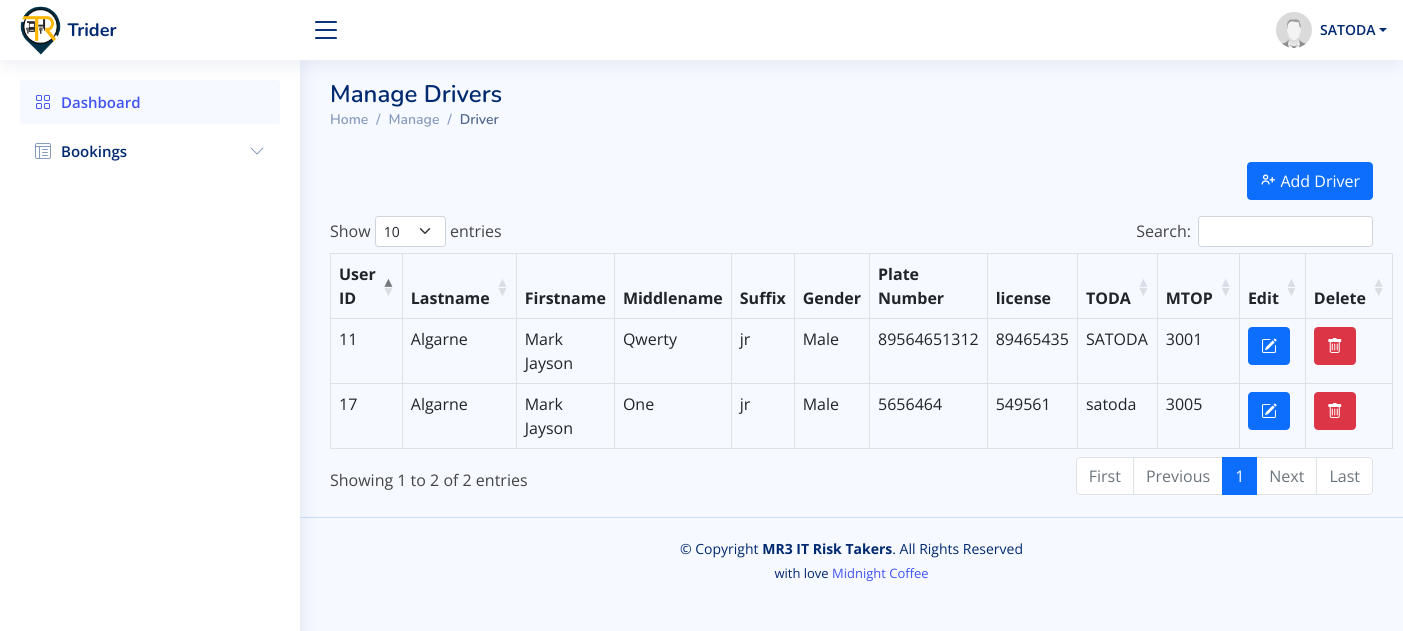
Screenshot of /drivers.php (signed in) with the database file from the repository.
### tables this page shows
CREATE TABLE `driver_list` (
  `user_id` int(255) NOT NULL,
  `driver_firstname` varchar(255) NOT NULL,
  `driver_middlename` varchar(255) NOT NULL,
  `driver_lastname` varchar(255) NOT NULL,
  `driver_sufix` varchar(11) NOT NULL,
  `gender` tinytext NOT NULL,
  `plate_number` varchar(255) NOT NULL,
  `license` varchar(255) NOT NULL,
  `toda` tinytext NOT NULL,
  `mtop` tinytext NOT NULL
);

### drivers.php (the view, shortened to what this page needs)
<?php
include_once 'lib/connection.php';
?>
<!DOCTYPE html>
<html lang="en">
<?php
include 'includes/head.php';
?>
<body>
    <?php
    include 'includes/navigation.php';
    include 'includes/side_nav.php';
    ?>
    <main id="main" class="main">
        <div class="pagetitle">
            <h1>Manage Drivers</h1>
            <nav>
                <ol class="breadcrumb">
                    <li class="breadcrumb-item">Home</li>
                    <li class="breadcrumb-item">Manage</li>
                    <li class="breadcrumb-item active">Driver</li>
                </ol>
            </nav>
        </div>
        <section class="section dashboard">
            <div class="row">
                <?php
                if ($_SESSION['position'] == 'Administrator' || $_SESSION['position'] == 'Co-Admin') { ?>
                    <div class="d-flex align-items-center mt-3 mb-2">
                        <a type="button" class="btn btn-primary ms-auto mb-2" href="addDriver.php"><i class='bx bx-user-plus'></i> Add Driver</a>
                    </div>
                <?php
                }
                ?>
                <table id="Ridertable" class="display table table-bordered">
                    <thead>
                        <tr>
                            <th>User ID</th>
                            <th>Lastname</th>
                            <th>Firstname</th>
                            <th>Middlename</th>
                            <th>Suffix</th>
                            <th>Gender</th>
                            <th>Plate Number</th>
                            <th>license</th>
                            <th>TODA</th>
                            <th>MTOP</th>
                            <th>Edit</th>
                            <?php
                            if ($_SESSION['position'] == 'Administrator' || $_SESSION['position'] == 'Co-Admin') { ?>
                                <th>Delete</th>
                            <?php
                            }
                            ?>
                        </tr>
                    </thead>
                    <tbody class="table-group-divider">
                        <?php
                        $select = $pdo->prepare("SELECT * FROM driver_list  ORDER BY user_id ASC");
                        $select->execute();
                        while ($row = $select->fetch(PDO::FETCH_ASSOC)) {
                        ?>
                            <tr>
                                <td><?php echo $row["user_id"]; ?></td>
                                <td><?php echo $row["driver_lastname"]; ?></td>
                                <td><?php echo $row["driver_firstname"]; ?></td>
                                <td><?php echo $row["driver_middlename"]; ?></td>
                                <td><?php echo $row["driver_sufix"]; ?></td>
                                <td><?php echo $row["gender"]; ?></td>
                                <td><?php echo $row["plate_number"]; ?></td>
                                <td><?php echo $row["license"]; ?></td>
                                <td><?php echo $row["toda"]; ?></td>
                                <td><?php echo $row["mtop"]; ?></td>
                                <td>
                                    <a type="button" class="btn btn-primary ms-auto" href="editDriver.php?id=<?php echo $row["user_id"]; ?>" data-toggle="tooltip" title="Edit"><i class="bi bi-pencil-square"></i></a>
                                </td>
                                <?php
                                if ($_SESSION['position'] == 'Administrator' || $_SESSION['position'] == 'Co-Admin') { ?>
                                    <td>
                                        <button type="button" class="btn btn-danger" data-bs-toggle="modal" data-bs-target="#myModal" data-toggle="tooltip" title="Delete"><i class="bi bi-trash"></i></button>
                                    </td>
                            </tr>
                    <?php
                                }
                            }
                    ?>
                    </tbody>
                </table>
            </div>
        </section>
    </main>
    <?php
    include 'includes/footer.php';
    ?>
</body>
</html>

### includes/head.php (shortened to what this page needs)
<head>
    <link href="assets/css/bootstrap.min.css" rel="stylesheet">
   <link rel="stylesheet" type="text/css" href="assets/css/dataTables.bootstrap5.min.css">
   <link href="assets/css/bootstrap-icons.css" rel="stylesheet">
   <link href="assets/css/boxicons.min.css" rel="stylesheet">
   <link href="assets/css/quill.snow.css" rel="stylesheet">
   <link href="assets/css/quill.bubble.css" rel="stylesheet">
   <link href="assets/css/remixicon.css" rel="stylesheet">
   <link href="assets/css/style.css" rel="stylesheet">
   <link href="assets/css/toastr.css" rel="stylesheet">
</head>

### includes/navigation.php (shortened to what this page needs)
<header id="header" class="header fixed-top d-flex align-items-center">
         <div class="d-flex align-items-center justify-content-between"> <a href="home.php" class="logo d-flex align-items-center"> <img src="assets/img/logo.png" alt=""> <span class="d-none d-lg-block">Trider</span> </a> <i class="bi bi-list toggle-sidebar-btn"></i></div>
         <nav class="header-nav ms-auto">
            <ul class="d-flex align-items-center">
               <li class="nav-item dropdown pe-3">
                  <a class="nav-link nav-profile d-flex align-items-center pe-0" href="#" data-bs-toggle="dropdown"> <img src="assets/img/profile-img.png" alt="Profile" class="rounded-circle"> <span class="d-none d-md-block dropdown-toggle ps-2"><?php echo strtoupper($_SESSION['username']) ; ?></span> </a>
               </li>
            </ul>
         </nav>
      </header>

### includes/side_nav.php (shortened to what this page needs)
<aside id="sidebar" class="sidebar">
    <ul class="sidebar-nav" id="sidebar-nav">
        <li class="nav-item"> <a class="nav-link " href="home.php"> <i class="bi bi-grid"></i> <span>Dashboard</span> </a></li>
        <li class="nav-item">
            <a class="nav-link collapsed" data-bs-target="#tables-nav" data-bs-toggle="collapse" href="#"> <i class="bi bi-layout-text-window-reverse"></i><span>Bookings</span><i class="bi bi-chevron-down ms-auto"></i> </a>
        </li>
    </ul>
</aside>

### includes/footer.php (shortened to what this page needs)
<footer id="footer" class="footer">
    <div class="copyright"> &copy; Copyright <strong><span>MR3 IT Risk Takers</span></strong>. All Rights Reserved</div>
    <div class="credits"> with love <a href="https://github.com/MidnightCaffeine/" target="_blank">Midnight Coffee</a></div>
</footer>

### assets/css/style.css (style rules this page uses)
:root { scroll-behavior: smooth; }
body { font-family: "Open Sans", sans-serif; background: #f6f9ff; color: #444444; }
a { color: #4154f1; text-decoration: none; }
h1, h2, h3, h4, h5, h6 { font-family: "Nunito", sans-serif; }
#main { margin-top: 60px; padding: 20px 30px; transition: all 0.3s; }
.pagetitle { margin-bottom: 10px; }
.pagetitle h1 { font-size: 24px; margin-bottom: 0; font-weight: 600; color: #012970; }
.breadcrumb { font-size: 14px; font-family: "Nunito", sans-serif; color: #899bbd; font-weight: 600; }
.breadcrumb .breadcrumb-item::before { color: #899bbd; }
.breadcrumb .active { color: #51678f; font-weight: 600; }
.logo { line-height: 1; }
@media (min-width: 1200px) { .logo { width: 280px; } }
.logo img { max-height: 50px; margin-right: 6px; }
.logo span { font-size: 18px; font-weight: 700; color: #012970; font-family: "Nunito", sans-serif; }
.header { transition: all 0.5s; z-index: 997; height: 60px; box-shadow: 0px 2px 20px rgba(1, 41, 112, 0.1); background-color: #fff; padding-left: 20px; }
.header .toggle-sidebar-btn { font-size: 32px; padding-left: 10px; cursor: pointer; color: #012970; }
.header-nav ul { list-style: none; }
.header-nav > ul { margin: 0; padding: 0; }
.header-nav .nav-profile { color: #012970; }
.header-nav .nav-profile img { max-height: 36px; }
.header-nav .nav-profile span { font-size: 14px; font-weight: 600; }
.sidebar { position: fixed; top: 60px; left: 0; bottom: 0; width: 300px; z-index: 996; transition: all 0.3s; padding: 20px; overflow-y: auto; scrollbar-width: thin; scrollbar-color: #aab7cf transparent; box-shadow: 0px 0px 20px rgba(1, 41, 112, 0.1); background-color: #fff; }
@media (min-width: 1200px) { #main, #footer { margin-left: 300px; } }
.sidebar-nav { padding: 0; margin: 0; list-style: none; }
.sidebar-nav li { padding: 0; margin: 0; list-style: none; }
.sidebar-nav .nav-item { margin-bottom: 5px; }
.sidebar-nav .nav-link { display: flex; align-items: center; font-size: 15px; font-weight: 600; color: #4154f1; transition: 0.3; background: #f6f9ff; padding: 10px 15px; border-radius: 4px; }
.sidebar-nav .nav-link i { font-size: 16px; margin-right: 10px; color: #4154f1; }
.sidebar-nav .nav-link.collapsed { color: #012970; background: #fff; }
.sidebar-nav .nav-link.collapsed i { color: #899bbd; }
.sidebar-nav .nav-link .bi-chevron-down { margin-right: 0; transition: transform 0.2s ease-in-out; }
.footer { padding: 20px 0; font-size: 14px; transition: all 0.3s; border-top: 1px solid #cddfff; }
.footer .copyright { text-align: center; color: #012970; }
.footer .credits { padding-top: 5px; text-align: center; font-size: 13px; color: #012970; }

### rows the page displays
driver_list: user_id "11", driver_lastname "Algarne", driver_firstname "Mark Jayson", driver_middlename "Qwerty", driver_sufix "jr", gender "Male", plate_number "89564651312", license "89465435", toda "SATODA", mtop "3001"
driver_list: user_id "17", driver_lastname "Algarne", driver_firstname "Mark Jayson", driver_middlename "One", driver_sufix "jr", gender "Male", plate_number "5656464", license "549561", toda "satoda", mtop "3005"

### other values shown
$_SESSION['username'] "SATODA"
